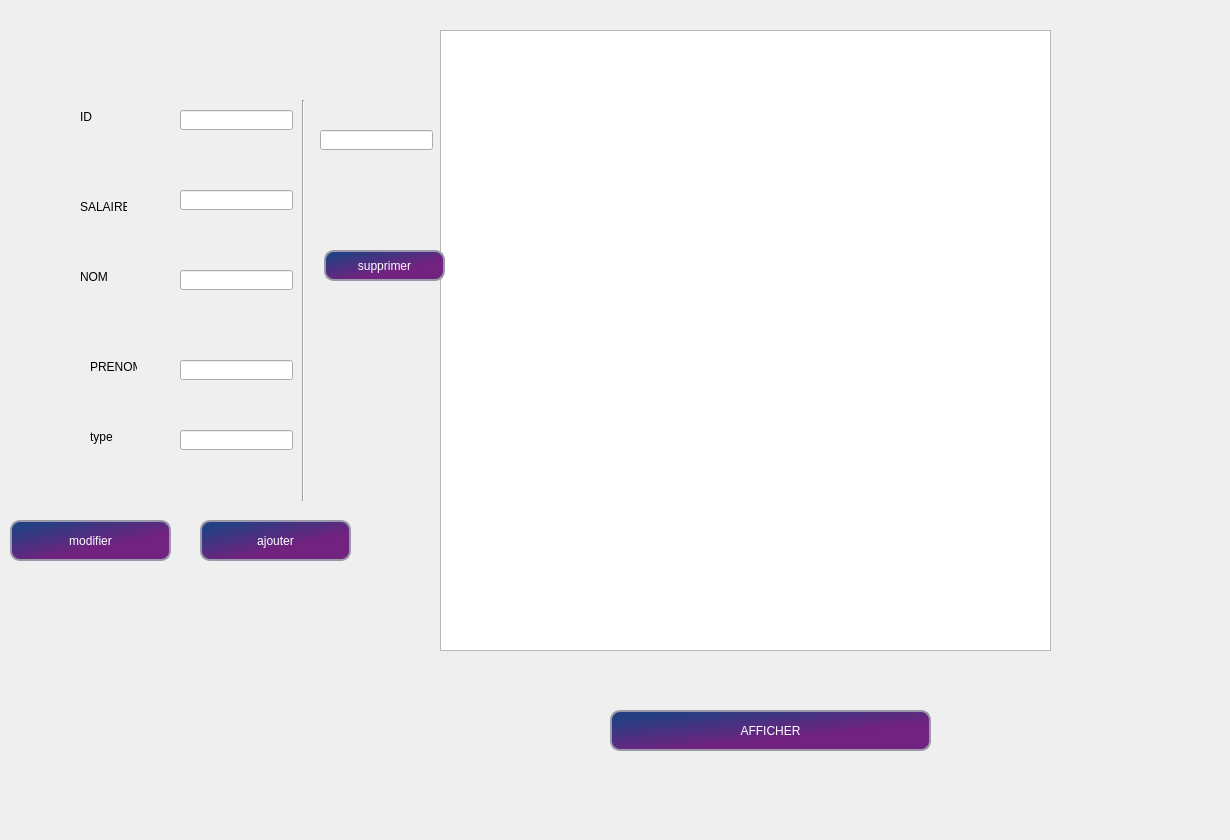
    <widget class="QWidget" name="Employe">
     <widget class="QLineEdit" name="salaire">
      <property name="geometry">
       <rect>
        <x>180</x>
        <y>190</y>
        <width>113</width>
        <height>20</height>
       </rect>
      </property>
     </widget>
     <widget class="QLabel" name="label_30">
      <property name="geometry">
       <rect>
        <x>90</x>
        <y>360</y>
        <width>47</width>
        <height>14</height>
       </rect>
      </property>
      <property name="text">
       <string>PRENOM</string>
      </property>
     </widget>
     <widget class="QLineEdit" name="prenom">
      <property name="geometry">
       <rect>
        <x>180</x>
        <y>360</y>
        <width>113</width>
        <height>20</height>
       </rect>
      </property>
     </widget>
     <widget class="QLineEdit" name="type">
      <property name="geometry">
       <rect>
        <x>180</x>
        <y>430</y>
        <width>113</width>
        <height>20</height>
       </rect>
      </property>
     </widget>
     <widget class="QLabel" name="label_31">
      <property name="geometry">
       <rect>
        <x>80</x>
        <y>110</y>
        <width>47</width>
        <height>14</height>
       </rect>
      </property>
      <property name="text">
       <string>ID</string>
      </property>
     </widget>
     <widget class="Line" name="line">
      <property name="geometry">
       <rect>
        <x>293</x>
        <y>100</y>
        <width>20</width>
        <height>401</height>
       </rect>
      </property>
      <property name="orientation">
       <enum>Qt::Vertical</enum>
      </property>
     </widget>
     <widget class="QLabel" name="label_32">
      <property name="geometry">
       <rect>
        <x>80</x>
        <y>270</y>
        <width>47</width>
        <height>14</height>
       </rect>
      </property>
      <property name="text">
       <string>NOM</string>
      </property>
     </widget>
     <widget class="QPushButton" name="pushButton_13">
      <property name="geometry">
       <rect>
        <x>10</x>
        <y>520</y>
        <width>161</width>
        <height>41</height>
       </rect>
      </property>
      <property name="styleSheet">
       <string notr="true">QPushButton{
   border-style: solid;
   border-width: 2px;
   border-color: #9999aa;
   border-radius: 10px;
   color: black;
	border-image: url(:/Rectangle 1.png);
   
}
QPushButton:enabled {
      background-color:qlineargradient(spread:pad, x1:0.07, y1:0.159091, x2:0.552174, y2:0.705, stop:0 rgba(36, 63, 130, 1), stop:1 rgba(114, 34, 127, 1)) ;
      color: white;
}
 QPushButton:pressed{
    background-color:#c24e4e;
      color: white;
}
QPushButton:hover:!pressed{
     background-color: #c24e4e ;
      color: white;
}
 QPushButton:disabled{
     background-color: #c24e4e ;
      color: white;
}

</string>
      </property>
      <property name="text">
       <string>modifier</string>
      </property>
     </widget>
     <widget class="QLineEdit" name="id">
      <property name="geometry">
       <rect>
        <x>180</x>
        <y>110</y>
        <width>113</width>
        <height>20</height>
       </rect>
      </property>
     </widget>
     <widget class="QLabel" name="label_33">
      <property name="geometry">
       <rect>
        <x>80</x>
        <y>200</y>
        <width>47</width>
        <height>14</height>
       </rect>
      </property>
      <property name="text">
       <string>SALAIRE</string>
      </property>
     </widget>
     <widget class="QLineEdit" name="nom_2">
      <property name="geometry">
       <rect>
        <x>180</x>
        <y>270</y>
        <width>113</width>
        <height>20</height>
       </rect>
      </property>
     </widget>
     <widget class="QPushButton" name="pushButton_14">
      <property name="geometry">
       <rect>
        <x>200</x>
        <y>520</y>
        <width>151</width>
        <height>41</height>
       </rect>
      </property>
      <property name="styleSheet">
       <string notr="true">QPushButton{
   border-style: solid;
   border-width: 2px;
   border-color: #9999aa;
   border-radius: 10px;
   color: black;
	border-image: url(:/Rectangle 1.png);
   
}
QPushButton:enabled {
      background-color:qlineargradient(spread:pad, x1:0.07, y1:0.159091, x2:0.552174, y2:0.705, stop:0 rgba(36, 63, 130, 1), stop:1 rgba(114, 34, 127, 1)) ;
      color: white;
}
 QPushButton:pressed{
    background-color:#c24e4e;
      color: white;
}
QPushButton:hover:!pressed{
     background-color: #c24e4e ;
      color: white;
}
 QPushButton:disabled{
     background-color: #c24e4e ;
      color: white;
}

</string>
      </property>
      <property name="text">
       <string>ajouter</string>
      </property>
     </widget>
     <widget class="QLineEdit" name="id_2">
      <property name="geometry">
       <rect>
        <x>320</x>
        <y>130</y>
        <width>113</width>
        <height>20</height>
       </rect>
      </property>
     </widget>
     <widget class="QPushButton" name="pushButton_15">
      <property name="geometry">
       <rect>
        <x>610</x>
        <y>710</y>
        <width>321</width>
        <height>41</height>
       </rect>
      </property>
      <property name="styleSheet">
       <string notr="true">QPushButton{
   border-style: solid;
   border-width: 2px;
   border-color: #9999aa;
   border-radius: 10px;
   color: black;
	border-image: url(:/Rectangle 1.png);
   
}
QPushButton:enabled {
      background-color:qlineargradient(spread:pad, x1:0.07, y1:0.159091, x2:0.552174, y2:0.705, stop:0 rgba(36, 63, 130, 1), stop:1 rgba(114, 34, 127, 1)) ;
      color: white;
}
 QPushButton:pressed{
    background-color:#c24e4e;
      color: white;
}
QPushButton:hover:!pressed{
     background-color: #c24e4e ;
      color: white;
}
 QPushButton:disabled{
     background-color: #c24e4e ;
      color: white;
}

</string>
      </property>
      <property name="text">
       <string>AFFICHER</string>
      </property>
     </widget>
     <widget class="QTableView" name="tabemppp">
      <property name="geometry">
       <rect>
        <x>440</x>
        <y>30</y>
        <width>611</width>
        <height>621</height>
       </rect>
      </property>
     </widget>
     <widget class="QPushButton" name="pushButton_16">
      <property name="geometry">
       <rect>
        <x>324</x>
        <y>250</y>
        <width>121</width>
        <height>31</height>
       </rect>
      </property>
      <property name="styleSheet">
       <string notr="true">QPushButton{
   border-style: solid;
   border-width: 2px;
   border-color: #9999aa;
   border-radius: 10px;
   color: black;
	border-image: url(:/Rectangle 1.png);
   
}
QPushButton:enabled {
      background-color:qlineargradient(spread:pad, x1:0.07, y1:0.159091, x2:0.552174, y2:0.705, stop:0 rgba(36, 63, 130, 1), stop:1 rgba(114, 34, 127, 1)) ;
      color: white;
}
 QPushButton:pressed{
    background-color:#c24e4e;
      color: white;
}
QPushButton:hover:!pressed{
     background-color: #c24e4e ;
      color: white;
}
 QPushButton:disabled{
     background-color: #c24e4e ;
      color: white;
}

</string>
      </property>
      <property name="text">
       <string>supprimer</string>
      </property>
     </widget>
     <widget class="QLabel" name="label_34">
      <property name="geometry">
       <rect>
        <x>90</x>
        <y>430</y>
        <width>47</width>
        <height>14</height>
       </rect>
      </property>
      <property name="text">
       <string>type</string>
      </property>
     </widget>
     <widget class="QLabel" name="label_92">
      <property name="geometry">
       <rect>
        <x>-10</x>
        <y>-10</y>
        <width>1221</width>
        <height>831</height>
       </rect>
      </property>
      <property name="styleSheet">
       <string notr="true">background-image: url(:/Sign In (1).png);</string>
      </property>
      <property name="text">
       <string/>
      </property>
     </widget>
     <widget class="QGroupBox" name="groupBox_3">
      <property name="geometry">
       <rect>
        <x>50</x>
        <y>90</y>
        <width>271</width>
        <height>421</height>
       </rect>
      </property>
      <property name="styleSheet">
       <string notr="true">border-image: url(:/Solid_white.png);
border: none;
border-radius:45px;</string>
      </property>
      <property name="title">
       <string/>
      </property>
     </widget>
     <zorder>label_92</zorder>
     <zorder>groupBox_3</zorder>
     <zorder>salaire</zorder>
     <zorder>label_30</zorder>
     <zorder>prenom</zorder>
     <zorder>type</zorder>
     <zorder>label_31</zorder>
     <zorder>line</zorder>
     <zorder>label_32</zorder>
     <zorder>pushButton_13</zorder>
     <zorder>id</zorder>
     <zorder>label_33</zorder>
     <zorder>nom_2</zorder>
     <zorder>pushButton_14</zorder>
     <zorder>id_2</zorder>
     <zorder>pushButton_15</zorder>
     <zorder>tabemppp</zorder>
     <zorder>pushButton_16</zorder>
     <zorder>label_34</zorder>
    </widget>
